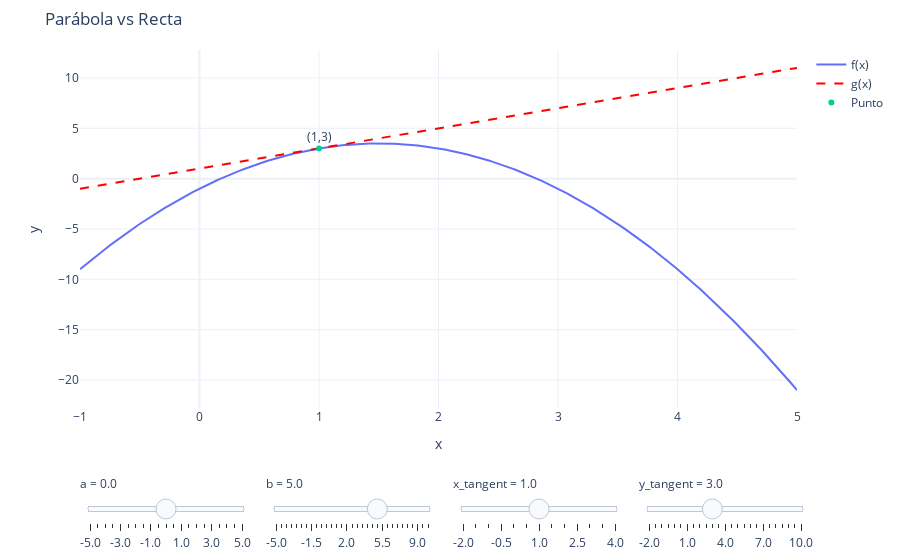

Notebook cell for this chart:
### Code cell
#grafico usando plotly con sliders debajo del grafico
import numpy as np
import plotly.graph_objects as go

x = np.linspace(-1, 5, 400)

# Valores iniciales
a0, b0, x0, y0 = -2, 6, 1, 3

fig = go.Figure()

# Curvas iniciales
fig.add_trace(go.Scatter(x=x, y=a0*x**2 + b0*x -1, mode='lines', name='f(x)'))
fig.add_trace(go.Scatter(x=x, y=2*x+1, mode='lines', name='g(x)', line=dict(dash='dash', color='red')))
fig.add_trace(go.Scatter(x=[x0], y=[y0], mode='markers+text', name='Punto',
                         text=[f"({x0},{y0})"], textposition="top center"))

# Función auxiliar para generar pasos de sliders
def make_steps(param_values, update_y=None, update_x=None):
    steps = []
    for val in param_values:
        args = {}
        if update_y is not None:
            args['y'] = update_y(val)
        if update_x is not None:
            args['x'] = update_x(val)
        steps.append(dict(method='update', label=str(round(val,1)), args=[args]))
    return steps

# Sliders horizontales debajo del gráfico
sliders = [
    dict(
        active=10,
        currentvalue={"prefix":"a = "},
        pad={"t":10},
        x=0.0, xanchor='left', y=-0.15, yanchor='top', len=0.24,
        steps=make_steps(np.arange(-5,5.1,0.5), update_y=lambda a: [a*x**2 + b0*x -1, 2*x+1, [y0]])
    ),
    dict(
        active=20,
        currentvalue={"prefix":"b = "},
        pad={"t":10},
        x=0.26, xanchor='left', y=-0.15, yanchor='top', len=0.24,
        steps=make_steps(np.arange(-5,10.1,0.5), update_y=lambda b: [a0*x**2 + b*x -1, 2*x+1, [y0]])
    ),
    dict(
        active=6,
        currentvalue={"prefix":"x_tangent = "},
        pad={"t":10},
        x=0.52, xanchor='left', y=-0.15, yanchor='top', len=0.24,
        steps=make_steps(np.arange(-2,4.1,0.5), update_x=lambda xt: [x, x, [xt]])
    ),
    dict(
        active=10,
        currentvalue={"prefix":"y_tangent = "},
        pad={"t":10},
        x=0.78, xanchor='left', y=-0.15, yanchor='top', len=0.24,
        steps=make_steps(np.arange(-2,10.1,0.5), update_y=lambda yt: [a0*x**2 + b0*x -1, 2*x+1, [yt]])
    )
]

fig.update_layout(
    sliders=sliders,
    xaxis_title="x",
    yaxis_title="y",
    template="plotly_white",
    title="Parábola vs Recta",
    margin=dict(t=50, b=150)  # espacio extra abajo para los sliders
)

# Guardar HTML interactivo
#fig.write_html("plotly_interactivo_abajo.html", include_plotlyjs="cdn")
fig.write_html(r"_build\\html\\plotly_interactivo_abajo2.html", include_plotlyjs="cdn")
#fig.write_html(r"plotly_interactivo_abajo2.html", include_plotlyjs="cdn")

#F:\uss\calculo\calculo\solemne2024\guia24\_build\html\solemneCalculo2024ej1.html
#calculo\solemne2024\guia24\_build\html\solemneCalculo2024ej2.html

#calculo\solemne2024\guia24\plotly_interactivo_abajo.html
fig.show()

### Figure 1 — Plotly figure (JSON) as saved in the notebook; plotly's stock layout.template omitted (floating-point values rounded to 4 significant figures; data arrays with more than 128 entries replaced by an {"elided": "..."} marker saying what was removed)
{"data": [{"mode": "lines", "name": "f(x)", "type": "scatter", "x": {"elided": "400 float values"}, "y": {"elided": "400 float values"}}, {"line": {"color": "red", "dash": "dash"}, "mode": "lines", "name": "g(x)", "type": "scatter", "x": {"elided": "400 float values"}, "y": {"elided": "400 float values"}}, {"mode": "markers+text", "name": "Punto", "text": ["(1,3)"], "textposition": "top center", "type": "scatter", "x": [1], "y": [3]}], "layout": {"margin": {"b": 150, "t": 50}, "sliders": [{"active": 10, "currentvalue": {"prefix": "a = "}, "len": 0.24, "pad": {"t": 10}, "steps": [{"args": [{"y": {"elided": "3 rows, 801 float values in total"}}], "label": "-5.0", "method": "update"}, {"args": [{"y": {"elided": "3 rows, 801 float values in total"}}], "label": "-4.5", "method": "update"}, {"args": [{"y": {"elided": "3 rows, 801 float values in total"}}], "label": "-4.0", "method": "update"}, {"args": [{"y": {"elided": "3 rows, 801 float values in total"}}], "label": "-3.5", "method": "update"}, {"args": [{"y": {"elided": "3 rows, 801 float values in total"}}], "label": "-3.0", "method": "update"}, {"args": [{"y": {"elided": "3 rows, 801 float values in total"}}], "label": "-2.5", "method": "update"}, {"args": [{"y": {"elided": "3 rows, 801 float values in total"}}], "label": "-2.0", "method": "update"}, {"args": [{"y": {"elided": "3 rows, 801 float values in total"}}], "label": "-1.5", "method": "update"}, {"args": [{"y": {"elided": "3 rows, 801 float values in total"}}], "label": "-1.0", "method": "update"}, {"args": [{"y": {"elided": "3 rows, 801 float values in total"}}], "label": "-0.5", "method": "update"}, {"args": [{"y": {"elided": "3 rows, 801 float values in total"}}], "label": "0.0", "method": "update"}, {"args": [{"y": {"elided": "3 rows, 801 float values in total"}}], "label": "0.5", "method": "update"}, {"args": [{"y": {"elided": "3 rows, 801 float values in total"}}], "label": "1.0", "method": "update"}, {"args": [{"y": {"elided": "3 rows, 801 float values in total"}}], "label": "1.5", "method": "update"}, {"args": [{"y": {"elided": "3 rows, 801 float values in total"}}], "label": "2.0", "method": "update"}, {"args": [{"y": {"elided": "3 rows, 801 float values in total"}}], "label": "2.5", "method": "update"}, {"args": [{"y": {"elided": "3 rows, 801 float values in total"}}], "label": "3.0", "method": "update"}, {"args": [{"y": {"elided": "3 rows, 801 float values in total"}}], "label": "3.5", "method": "update"}, {"args": [{"y": {"elided": "3 rows, 801 float values in total"}}], "label": "4.0", "method": "update"}, {"args": [{"y": {"elided": "3 rows, 801 float values in total"}}], "label": "4.5", "method": "update"}, {"args": [{"y": {"elided": "3 rows, 801 float values in total"}}], "label": "5.0", "method": "update"}], "x": 0, "xanchor": "left", "y": -0.15, "yanchor": "top"}, {"active": 20, "currentvalue": {"prefix": "b = "}, "len": 0.24, "pad": {"t": 10}, "steps": [{"args": [{"y": {"elided": "3 rows, 801 float values in total"}}], "label": "-5.0", "method": "update"}, {"args": [{"y": {"elided": "3 rows, 801 float values in total"}}], "label": "-4.5", "method": "update"}, {"args": [{"y": {"elided": "3 rows, 801 float values in total"}}], "label": "-4.0", "method": "update"}, {"args": [{"y": {"elided": "3 rows, 801 float values in total"}}], "label": "-3.5", "method": "update"}, {"args": [{"y": {"elided": "3 rows, 801 float values in total"}}], "label": "-3.0", "method": "update"}, {"args": [{"y": {"elided": "3 rows, 801 float values in total"}}], "label": "-2.5", "method": "update"}, {"args": [{"y": {"elided": "3 rows, 801 float values in total"}}], "label": "-2.0", "method": "update"}, {"args": [{"y": {"elided": "3 rows, 801 float values in total"}}], "label": "-1.5", "method": "update"}, {"args": [{"y": {"elided": "3 rows, 801 float values in total"}}], "label": "-1.0", "method": "update"}, {"args": [{"y": {"elided": "3 rows, 801 float values in total"}}], "label": "-0.5", "method": "update"}, {"args": [{"y": {"elided": "3 rows, 801 float values in total"}}], "label": "0.0", "method": "update"}, {"args": [{"y": {"elided": "3 rows, 801 float values in total"}}], "label": "0.5", "method": "update"}, {"args": [{"y": {"elided": "3 rows, 801 float values in total"}}], "label": "1.0", "method": "update"}, {"args": [{"y": {"elided": "3 rows, 801 float values in total"}}], "label": "1.5", "method": "update"}, {"args": [{"y": {"elided": "3 rows, 801 float values in total"}}], "label": "2.0", "method": "update"}, {"args": [{"y": {"elided": "3 rows, 801 float values in total"}}], "label": "2.5", "method": "update"}, {"args": [{"y": {"elided": "3 rows, 801 float values in total"}}], "label": "3.0", "method": "update"}, {"args": [{"y": {"elided": "3 rows, 801 float values in total"}}], "label": "3.5", "method": "update"}, {"args": [{"y": {"elided": "3 rows, 801 float values in total"}}], "label": "4.0", "method": "update"}, {"args": [{"y": {"elided": "3 rows, 801 float values in total"}}], "label": "4.5", "method": "update"}, {"args": [{"y": {"elided": "3 rows, 801 float values in total"}}], "label": "5.0", "method": "update"}, {"args": [{"y": {"elided": "3 rows, 801 float values in total"}}], "label": "5.5", "method": "update"}, {"args": [{"y": {"elided": "3 rows, 801 float values in total"}}], "label": "6.0", "method": "update"}, {"args": [{"y": {"elided": "3 rows, 801 float values in total"}}], "label": "6.5", "method": "update"}, {"args": [{"y": {"elided": "3 rows, 801 float values in total"}}], "label": "7.0", "method": "update"}, {"args": [{"y": {"elided": "3 rows, 801 float values in total"}}], "label": "7.5", "method": "update"}, {"args": [{"y": {"elided": "3 rows, 801 float values in total"}}], "label": "8.0", "method": "update"}, {"args": [{"y": {"elided": "3 rows, 801 float values in total"}}], "label": "8.5", "method": "update"}, {"args": [{"y": {"elided": "3 rows, 801 float values in total"}}], "label": "9.0", "method": "update"}, {"args": [{"y": {"elided": "3 rows, 801 float values in total"}}], "label": "9.5", "method": "update"}, {"args": [{"y": {"elided": "3 rows, 801 float values in total"}}], "label": "10.0", "method": "update"}], "x": 0.26, "xanchor": "left", "y": -0.15, "yanchor": "top"}, {"active": 6, "currentvalue": {"prefix": "x_tangent = "}, "len": 0.24, "pad": {"t": 10}, "steps": [{"args": [{"x": {"elided": "3 rows, 801 float values in total"}}], "label": "-2.0", "method": "update"}, {"args": [{"x": {"elided": "3 rows, 801 float values in total"}}], "label": "-1.5", "method": "update"}, {"args": [{"x": {"elided": "3 rows, 801 float values in total"}}], "label": "-1.0", "method": "update"}, {"args": [{"x": {"elided": "3 rows, 801 float values in total"}}], "label": "-0.5", "method": "update"}, {"args": [{"x": {"elided": "3 rows, 801 float values in total"}}], "label": "0.0", "method": "update"}, {"args": [{"x": {"elided": "3 rows, 801 float values in total"}}], "label": "0.5", "method": "update"}, {"args": [{"x": {"elided": "3 rows, 801 float values in total"}}], "label": "1.0", "method": "update"}, {"args": [{"x": {"elided": "3 rows, 801 float values in total"}}], "label": "1.5", "method": "update"}, {"args": [{"x": {"elided": "3 rows, 801 float values in total"}}], "label": "2.0", "method": "update"}, {"args": [{"x": {"elided": "3 rows, 801 float values in total"}}], "label": "2.5", "method": "update"}, {"args": [{"x": {"elided": "3 rows, 801 float values in total"}}], "label": "3.0", "method": "update"}, {"args": [{"x": {"elided": "3 rows, 801 float values in total"}}], "label": "3.5", "method": "update"}, {"args": [{"x": {"elided": "3 rows, 801 float values in total"}}], "label": "4.0", "method": "update"}], "x": 0.52, "xanchor": "left", "y": -0.15, "yanchor": "top"}, {"active": 10, "currentvalue": {"prefix": "y_tangent = "}, "len": 0.24, "pad": {"t": 10}, "steps": [{"args": [{"y": {"elided": "3 rows, 801 float values in total"}}], "label": "-2.0", "method": "update"}, {"args": [{"y": {"elided": "3 rows, 801 float values in total"}}], "label": "-1.5", "method": "update"}, {"args": [{"y": {"elided": "3 rows, 801 float values in total"}}], "label": "-1.0", "method": "update"}, {"args": [{"y": {"elided": "3 rows, 801 float values in total"}}], "label": "-0.5", "method": "update"}, {"args": [{"y": {"elided": "3 rows, 801 float values in total"}}], "label": "0.0", "method": "update"}, {"args": [{"y": {"elided": "3 rows, 801 float values in total"}}], "label": "0.5", "method": "update"}, {"args": [{"y": {"elided": "3 rows, 801 float values in total"}}], "label": "1.0", "method": "update"}, {"args": [{"y": {"elided": "3 rows, 801 float values in total"}}], "label": "1.5", "method": "update"}, {"args": [{"y": {"elided": "3 rows, 801 float values in total"}}], "label": "2.0", "method": "update"}, {"args": [{"y": {"elided": "3 rows, 801 float values in total"}}], "label": "2.5", "method": "update"}, {"args": [{"y": {"elided": "3 rows, 801 float values in total"}}], "label": "3.0", "method": "update"}, {"args": [{"y": {"elided": "3 rows, 801 float values in total"}}], "label": "3.5", "method": "update"}, {"args": [{"y": {"elided": "3 rows, 801 float values in total"}}], "label": "4.0", "method": "update"}, {"args": [{"y": {"elided": "3 rows, 801 float values in total"}}], "label": "4.5", "method": "update"}, {"args": [{"y": {"elided": "3 rows, 801 float values in total"}}], "label": "5.0", "method": "update"}, {"args": [{"y": {"elided": "3 rows, 801 float values in total"}}], "label": "5.5", "method": "update"}, {"args": [{"y": {"elided": "3 rows, 801 float values in total"}}], "label": "6.0", "method": "update"}, {"args": [{"y": {"elided": "3 rows, 801 float values in total"}}], "label": "6.5", "method": "update"}, {"args": [{"y": {"elided": "3 rows, 801 float values in total"}}], "label": "7.0", "method": "update"}, {"args": [{"y": {"elided": "3 rows, 801 float values in total"}}], "label": "7.5", "method": "update"}, {"args": [{"y": {"elided": "3 rows, 801 float values in total"}}], "label": "8.0", "method": "update"}, {"args": [{"y": {"elided": "3 rows, 801 float values in total"}}], "label": "8.5", "method": "update"}, {"args": [{"y": {"elided": "3 rows, 801 float values in total"}}], "label": "9.0", "method": "update"}, {"args": [{"y": {"elided": "3 rows, 801 float values in total"}}], "label": "9.5", "method": "update"}, {"args": [{"y": {"elided": "3 rows, 801 float values in total"}}], "label": "10.0", "method": "update"}], "x": 0.78, "xanchor": "left", "y": -0.15, "yanchor": "top"}], "title": {"text": "Parábola vs Recta"}, "xaxis": {"title": {"text": "x"}}, "yaxis": {"title": {"text": "y"}}}}
